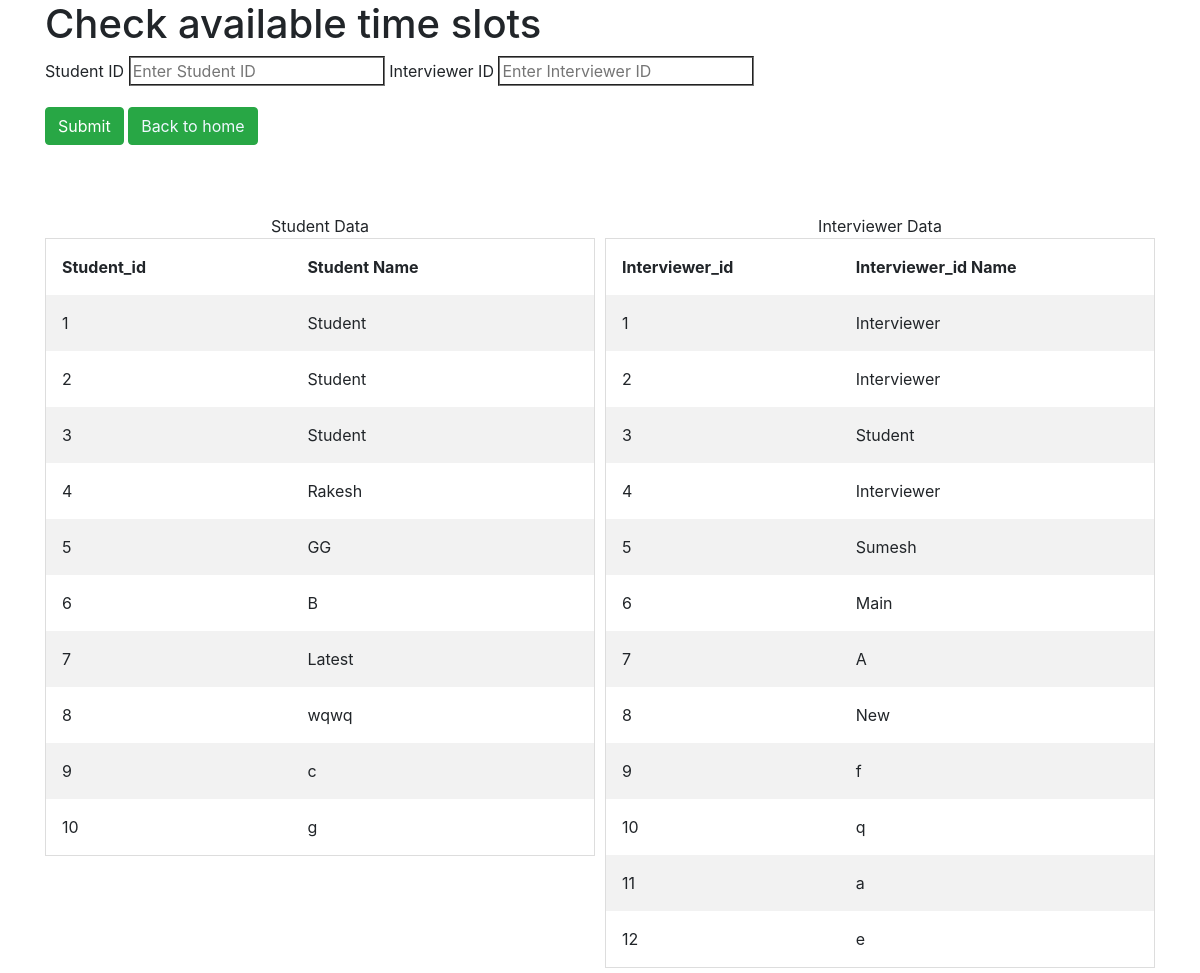
Before: /schedule with the older database file.
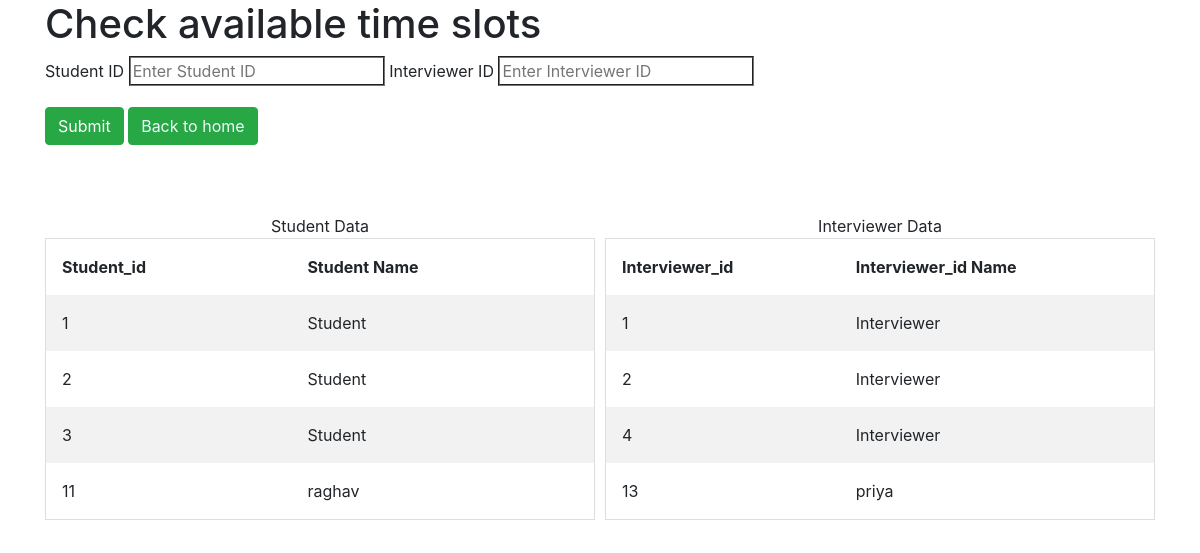
After: the same page with the newer database file.
### interview_scheduler/models.py (models this page shows, shortened)
class Student(models.Model):
    first_name = models.CharField(max_length=20)
    last_name = models.CharField(max_length=20)
    date = models.DateField(default = timezone.now())
    from_date = models.CharField(max_length = 2, choices = TIME_CHOICES, default = '9')
    to_date = models.CharField(max_length = 2, choices = TIME_CHOICES, default = '10')

class Interviewer(models.Model):
    first_name = models.CharField(max_length = 20)
    last_name = models.CharField(max_length = 20)
    date = models.DateField(default = timezone.now())
    from_date = models.CharField(max_length = 2, choices = TIME_CHOICES, default = '9')
    to_date = models.CharField(max_length = 2, choices = TIME_CHOICES, default = '10')

### interview_scheduler/views.py (the view, shortened to what this page needs)
# urls.py: path('schedule', views.ScheduleView.as_view(), name = 'schedule' ),
class ScheduleView(ListView):
    template_name ='scheduleview.html'
    context_object_name = 'schedule'
    model = Interviewer
    def get_context_data(self, **kwargs):
        context = super(ScheduleView, self).get_context_data(**kwargs)
        interviewer = Interviewer.objects.all()
        student =  Student.objects.all()
        context.update({'interviewer' : interviewer})
        context.update({'student':student})
        return context
    def get_queryset(self):
        result = super(ScheduleView, self).get_queryset()
        s = self.request.GET.get('s')
        i = self.request.GET.get('i')
        a = []
        c = []
        result = ''
        time_dict = {'13':'1', '14':'2', '15':'3', '16':'4', '17':'5', '18':'6', '19' : '7'}
        return result

### templates/scheduleview.html (shortened to what this page needs)
{% extends 'base.html' %}
{% block content %}
<div class="container">
    <h1>Check available time slots</h1>
    <form action="{% url 'schedule' %}" method="get">
    <div class="form-group">
        <label>Student ID</label> <input class="searchfield" type="search" placeholder="Enter Student ID" required="" name="s" type="text" style="border-style:groove;">
        <label>Interviewer ID</label> <input class="searchfield" type="search" placeholder="Enter Interviewer ID" required="" name="i" type="text" style="border-style:groove;">
    </div>
    <div class="form-group">
        <input class="btn btn-success" type="submit" value="Submit">
        <button class="btn btn-success"><a href="{% url  'homepage' %}" style="color: aliceblue;">Back to home</a></button>
    </div>
    </form>
<br/>
    <br/>
<div class="row">
    <div class="column">
    <center><caption>Student Data</caption></center>
    <table>
    <tr>
        <th>Student_id</th>
        <th>Student Name</th>
    </tr>
    {% for q in student %}
        <tr>
            <td>{{q.id}}</td>
            <td>{{q.first_name}}</td>
        </tr>
    {% endfor %}
    </table>
    </div>
    <div class="column">
        <center><caption>Interviewer Data</caption></center>
    <table>
    <tr>
        <th>Interviewer_id</th>
        <th>Interviewer_id Name</th>
    </tr>
    {% for k in interviewer %}
        <tr>
            <td>{{k.id}}</td>
            <td>{{k.first_name}}</td>
        </tr>
    {% endfor %}
</table>
</div>
</div>
</div>
{% endblock %}

### templates/base.html (shortened to what this page needs)
{% load static %}
<!DOCTYPE html>
<html>
<head>
  <link rel="stylesheet" href="https://stackpath.bootstrapcdn.com/bootstrap/4.5.0/css/bootstrap.min.css">
  <link href="{% static 'css/style.css' %}" rel="stylesheet" />
</head>
<body>
    {% block content %}
    {% endblock content %}
</body>
</html>

### static/css/style.css (style rules this page uses)
* { box-sizing: border-box; }
.row { margin-left:-5px; margin-right:-5px; }
.column { float: left; width: 50%; padding: 5px; }
.row::after { content: ""; clear: both; display: table; }
table { border-collapse: collapse; border-spacing: 0; width: 100%; border: 1px solid #ddd; }
th, td { text-align: left; padding: 16px; }
tr:nth-child(even) { background-color: #f2f2f2; }

Changed rows visible on the page:
removed Student: id "4", first_name "Rakesh"
removed Student: id "5", first_name "GG"
removed Student: id "6", first_name "B"
removed Student: id "7", first_name "Latest"
removed Student: id "8", first_name "wqwq"
removed Student: id "9", first_name "c"
removed Student: id "10", first_name "g"
removed Interviewer: id "3", first_name "Student"
removed Interviewer: id "5", first_name "Sumesh"
removed Interviewer: id "6", first_name "Main"
removed Interviewer: id "7", first_name "A"
removed Interviewer: id "8", first_name "New"
removed Interviewer: id "9", first_name "f"
removed Interviewer: id "10", first_name "q"
removed Interviewer: id "11", first_name "a"
removed Interviewer: id "12", first_name "e"
added Student: id "11", first_name "raghav"
added Interviewer: id "13", first_name "priya"
